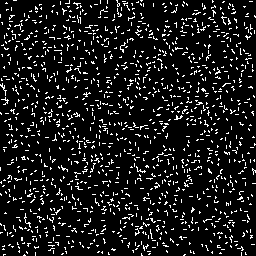
#> input picture Heightmap.png, 256 x 256 px, found by its file name
$ python gen_heightmap.py
#> lines starting #> are read from the running program, lines starting #| are printed output that depends on the picture
### src/robot_sim/worlds/gen_array.py
import numpy as np
from random import randrange
from PIL import Image


def genGrid(rows, cols, tarCov, maxFailCount=1000):
    grid = np.zeros([rows, cols])
    curCov = 0
    count = 0
    shapeI = np.array([[1,0],[1,0],[1,0],[1,0]])
    shapeL = np.array([[1,1],[0,1],[0,1],[0,0]])
    shapeZ = np.array([[1,0],[1,1],[0,1],[0,0]])
    shapeT = np.array([[0,1],[1,1],[0,1],[0,0]])
    shapes = np.array([shapeI, shapeL, shapeZ, shapeT])
    while curCov <= tarCov or count >= maxFailCount:
        randRow = randrange(rows)
        randCol = randrange(cols)
        randShapeID = randrange(np.size(shapes,0))
        randShape = shapes[randShapeID]
        randPos = (randRow, randCol)
        randRot = randrange(4)
        randShape = np.rot90(randShape, randRot)
        placedShape, grid = placeShape(grid, randShape, randPos)
        if not placedShape:
            count += 1
        curCov = np.sum(grid)/np.size(grid)
    return grid

def placeShape(grid, shape, pos):
    shape = shape[~np.all(shape == 0, axis=1)]
    shape = shape[:,~np.all(shape == 0, axis=0)]
    shapeRows = np.size(shape,0)
    shapeCols = np.size(shape,1)
    gridRows = np.size(grid,0)
    gridCols = np.size(grid,1)
    rowsCheck = pos[0] >= 0 and pos[0]+shapeRows <= gridRows
    colsCheck = pos[1] >= 0 and pos[1]+shapeCols <= gridCols
    if rowsCheck and colsCheck:
        gridSpace = grid[pos[0]:pos[0]+shapeRows,pos[1]:pos[1]+shapeCols]
        preNumFilled = np.size(np.nonzero(gridSpace))
        newSpace = gridSpace + shape
        numFilled = np.count_nonzero(newSpace)
        if numFilled - preNumFilled == np.sum(shape):
            grid[pos[0]:pos[0]+shapeRows,pos[1]:pos[1]+shapeCols] = newSpace
        return True, grid
    return False, grid

# [7 lines left out: function genHeightmap, not called in this run]

### src/robot_sim/worlds/gen_heightmap.py
from PIL import Image
from gen_array import genGrid
from random import seed

path = "Heightmap.png"
# Open the image
image = Image.open(path)
#> image is the input picture: PIL image 256x256 RGB; values 0 (black) and 1 (white), 10% white in thin lines or dots

rows, cols = image.size
#> rows = 256; cols = 256

tarCov = 0.1
maxFailCount = 1000
seed(0)

grid = genGrid(rows, cols, tarCov, maxFailCount) * 1
#> after the loop in genGrid, `while curCov <= tarCov or count >= maxFailCount:`:
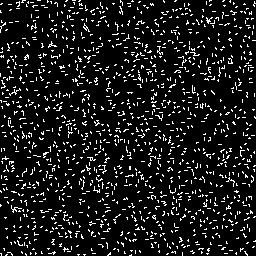
#> grid: shape (256, 256) float64; values 0 (black) and 1 (white), 10% white in thin lines or dots
newImage = Image.fromarray(grid)

if newImage.mode != 'RGB':
    newImage = newImage.convert('RGB')

newImage.save(path)
